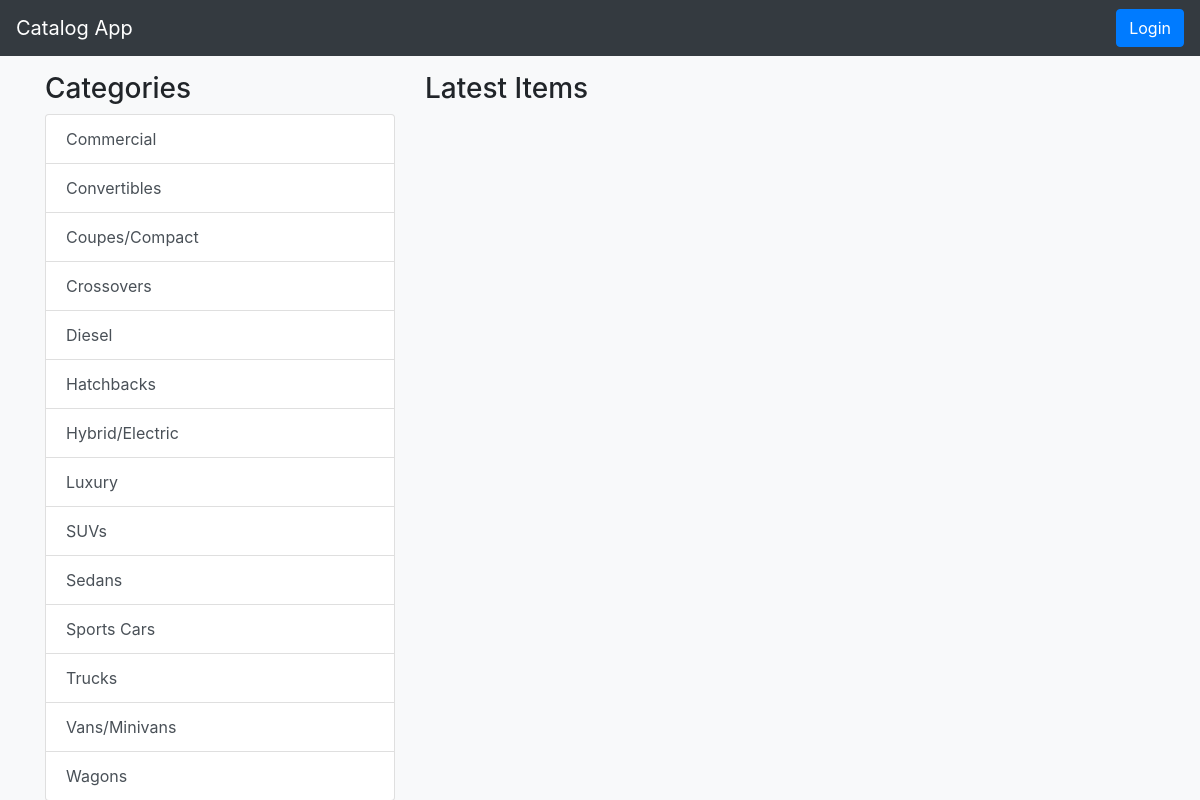
The page /catalog/Commercial/items/ on the database its author committed.
### models.py (models this page shows, shortened)
class Category(Base):
    __tablename__ = 'category'
    id = Column(Integer, primary_key=True)
    name = Column(String(250), nullable=False)

### app.py (the view, shortened to what this page needs)
@app.route('/catalog/<path:category_name>/items/')
def show_items(category_name):
    categories = session.query(Category).order_by(asc(Category.name))
    category = session.query(Category).filter_by(name=category_name).one()
    items = session.query(Item).filter_by(category=category).all()
    if 'username' not in login_session:
        return render_template('publicitems.html',
                               category=category,
                               categories=categories,
                               items=items)

### templates/publicitems.html (shortened to what this page needs)
{% extends "base.html" %}
{% block content %}
{% include "header.html" %}
<div class="container">
    <div class="row mt-3">
        <div class="col-4">
            <h3>Categories</h3>
            <div class="list-group">
            {% for category in categories %}
                <a href="{{url_for('show_items', category_name=category.name)}}" class="list-group-item list-group-item-action">{{category.name}}</a>
            {% endfor %}
            </div>
        </div>
        <div class="col-8">
            <h3>Latest Items</h3>
        </div>
    </div>
</div>
{% endblock %}

### rows shown on the page
Category: name "Commercial"
Category: name "Convertibles"
Category: name "Coupes/Compact"
Category: name "Crossovers"
Category: name "Diesel"
Category: name "Hatchbacks"
Category: name "Hybrid/Electric"
Category: name "Luxury"
Category: name "SUVs"
Category: name "Sedans"
Category: name "Sports Cars"
Category: name "Trucks"
Category: name "Vans/Minivans"
Category: name "Wagons"
